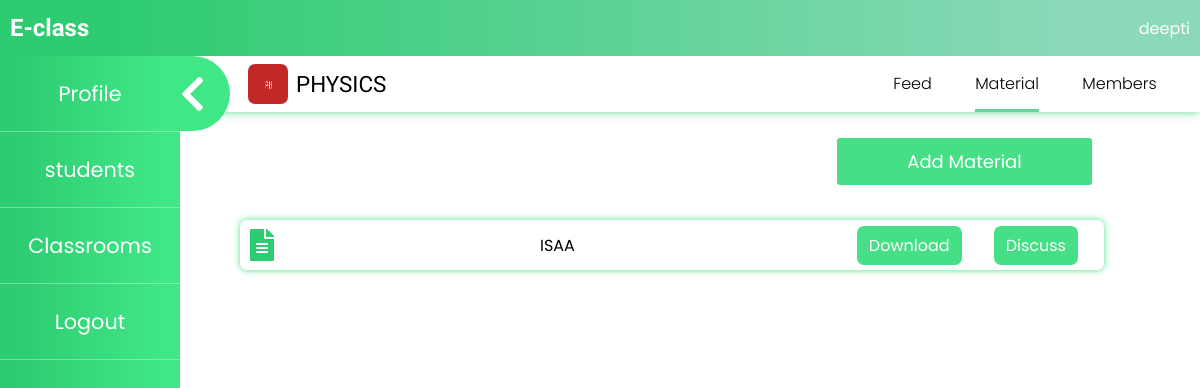
Screenshot of /classroom/2/material/ (signed in) with the database file from the repository.
### learnerApp/models.py (models this page shows, shortened)
class CustomUser(AbstractBaseUser):
    is_admin = models.BooleanField(default=False)
    is_institute = models.BooleanField(default=False)
    is_faculty = models.BooleanField(default=False)
    is_student = models.BooleanField(default=False)
    user_email = models.EmailField(verbose_name='Email',primary_key=True,unique=True)
    date_created = models.DateTimeField(verbose_name='date created', auto_now_add=True)
    last_login = models.DateTimeField(verbose_name='last login', auto_now=True)
    is_active = models.BooleanField(default=True)
    is_superuser = models.BooleanField(default=False)
    USERNAME_FIELD = 'user_email'
    objects = CustomUserManager()
    def __str__(self):
        if self.is_admin:
            return str(Admin.objects.get(user=self).first_name)
        elif self.is_faculty:
            try:
                return str(Faculty.objects.get(user=self).first_name)
            except:
                None
        elif self.is_institute:
            try:
                return str(Institute.objects.get(user=self).institute_name)
            except:
                None
        elif self.is_student:
            return str(Student.objects.get(user=self).first_name)
        return str(self.user_email)

class Faculty(models.Model):
    user = models.OneToOneField('CustomUser',primary_key=True,on_delete=models.CASCADE)
    faculty_id = models.CharField(max_length=75,verbose_name="Faculty Id",null=True,blank=True)
    first_name = models.CharField(max_length=75,verbose_name="First Name",null=True,blank=True)
    last_name = models.CharField(max_length=75,verbose_name="Last Name",null=True,blank=True)
    faculty_number = models.PositiveIntegerField(verbose_name="Mobile Number",null=True,blank=True)
    institute = models.ForeignKey('Institute',on_delete=models.CASCADE)
    user_image = models.ImageField(upload_to='learnerApp/profile_images/faculty',blank=True)
    class Meta:
        unique_together = [['faculty_id','institute']]

class Classroom(models.Model):
    classroom_id = models.BigAutoField(primary_key=True)
    faculty = models.ForeignKey('Faculty', on_delete=models.CASCADE)
    students = models.ManyToManyField(Student,related_name='classrooms')
    title = models.CharField(max_length=50)
    classroom_image = models.ImageField(upload_to='learnerApp/classsroom_images',blank=True)

class ClassMaterial(models.Model):
    material_id = models.BigAutoField(primary_key=True)
    classroom = models.ForeignKey('Classroom', on_delete=models.CASCADE)
    title = models.CharField(max_length=50)
    material = models.FileField(upload_to='learnerApp/material')
    added_on = models.DateTimeField(auto_now_add=True)

### learnerApp/views.py (the view)
# urls.py: path('classroom/<int:id>/material/',views.classMaterialView,name="classMaterial"),
def classMaterialView(request,id):
    try:
        classroom = Classroom.objects.get(pk=id)
    except:
        return redirect('dashboard')
    extemp = getBasetemp(request)
    materials = ClassMaterial.objects.filter(classroom=classroom)
    print(materials)
    return render(request,'learnerApp/classMaterial.html',context={'id':id,'extemp':extemp,'classroom':classroom,'materials':materials})

### learnerApp/views.py (called while the page is built)
def getBasetemp(request):
    if request.user.is_admin:
        extemp = "learnerApp/adminDashboard.html"
    elif request.user.is_institute:
        extemp = "learnerApp/instituteDashboard.html"
    elif request.user.is_faculty:
        extemp = "learnerApp/facultyDashboard.html"
    elif request.user.is_student:
        extemp = "learnerApp/studentDashboard.html"
    return extemp

### learnerApp/templates/learnerApp/classMaterial.html
{% extends 'learnerApp/classroom.html' %}
{% load static %}
{% block classcss %}
<link rel="stylesheet" href="{% static 'learnerApp/css/classMaterials.css' %}">
{% endblock %}
{% block class-content %}
{% if user.is_faculty %}
<a href="{% url 'addClassMaterial' id=id %}" class="add">Add Material</a>
{% endif %}
<div class="materialList">
    {% for material in materials %}
    <div class="material">
        <i class="fas fa-file-alt"></i>
        <div class="title">{{ material.title }}</div>
        <div class="buttons">
            <a href="{{ material.material.url }}" download>Download</a>
            <a href="{% url 'classMaterialDiscussion' id=id mid=material.material_id %}">Discuss</a>
        </div>
    </div>
    {% endfor %}
</div>
{% endblock %}

### learnerApp/templates/learnerApp/classroom.html (shortened to what this page needs)
{% extends extemp %}
{% load static %}
{% block inncss %} <link rel="stylesheet" href="{% static 'learnerApp/css/classroom.css' %}">
{% block classcss %}{% endblock %}
{% endblock %}
{% block dashboard %}
{% url 'classFeed' id=id as feed_url %}
{% url 'classMaterial' id as material_url %}
{% url 'classMembers' id as members_url %}
    <div class="classNav">
        <div class="name">
            <img src="{{ classroom.classroom_image.url }}" alt="class image">
            <h1>{{ classroom.title }}</h1>
        </div>
        <ul>
            <li class="{% if request.path == feed_url %} active {% endif %}" ><a href="{{ feed_url }}">feed</a></li>
            <li class="{% if material_url in request.path %} active {% endif %}"><a href="{{ material_url }}">material</a></li>
            <li class="{% if request.path == members_url %} active {% endif %}"><a href="{{ members_url }}">Members</a></li>
        </ul>
    </div>
    <div class="class-content">
        {% block class-content %}{% endblock %}
    </div>
{% endblock %}

### learnerApp/templates/learnerApp/base.html (shortened to what this page needs)
{% load static %}
<!DOCTYPE html>
<html lang="en">
<head>
    <link rel="stylesheet" href="{% static 'learnerApp/css/base.css' %}">
    <link rel="stylesheet" href="https://cdnjs.cloudflare.com/ajax/libs/font-awesome/5.15.3/css/all.min.css" />
    {% block css %}{% endblock %}
</head>
<body>
    <nav>
        <h1><a href="{% url 'home' %}">E-class</a></h1>
        {% if user.is_authenticated %}
        <div class="user">
            <div class="username">{{ user }}</div>
        </div>
        {% else %}
            <div class="buttons">
                <button><a href="{% url 'login' %}">Login</a></button>
            </div>
        {% endif %}
    </nav>
    <div class="container">
        {% block content %}{% endblock %}
    </div>
</body>
</html>

### learnerApp/static/learnerApp/css/base.css (style rules this page uses)
body { width: 100%; min-height: 100vh; padding: 0; margin: 0; box-sizing: border-box; font-family: 'Poppins', sans-serif; overflow-x: hidden; }
nav { position: fixed; z-index:100; height: 7vh; width: 100%; top:0; background: -webkit-linear-gradient(.25turn, #2ecc71 10%, #8bd9b9 90%); background: -moz-linear-gradient(.25turn, #2ecc71 10%, #8bd9b9 90%); background: -ms-linear-gradient(.25turn, #2ecc71 10%, #8bd9b9 90%); background: -o-linear-gradient(.25turn, #2ecc71 10%, #8bd9b9 90%); background: linear-gradient(.25turn, #2ecc71 10%, #8bd9b9 90%); display: flex; justify-content: space-between; padding: 0 10px; box-sizing: border-box; align-items: center; color: white; }
nav h1 { font-family: 'Kiwi Maru', serif; }
.buttons { height: 100%; width: 100px; display: flex; justify-content: space-around; align-items: center; }
a { color: inherit; text-decoration: none; }
.container { position: absolute; top:7vh; left:0; width: 100%; height: 100%; }

### learnerApp/static/learnerApp/css/dashboardTemplate.css (style rules this page uses)
.add { position: absolute; right: 10%; top: 9vh; outline: 0; background-color: #47df86; border: 0; padding: 10px 15px; color: white; border-radius: 3px; width: 225px; cursor: pointer; font-size: 18px; transition-duration: 0.25s; margin: 10px auto; display: block; z-index: 20; text-align: center; }

### learnerApp/static/learnerApp/css/classroom.css (style rules this page uses)
.classNav { width: 100%; height: 7vh; display: flex; background-color: rgb(255, 255, 255); box-shadow: 0px 0px 9px 0px #2ecc70bd; position: fixed; top:7vh; left: 0; box-sizing: border-box; padding-left: 5%; align-items: center; transition: 0.5s; justify-content: space-between; z-index: 80; }
.classNav h1 { margin:0; padding:0; font-family: 'Roboto',sans-serif; font-weight: 400; font-size: 1.4em; }
.classNav ul { display: flex; margin: 0; padding:0; list-style: none; width: 350px; font-weight: 300; text-transform: capitalize; justify-content: space-evenly; height: 100%; align-items: center; }
.classNav ul li { height: 100%; box-sizing: border-box; display: block; line-height: 7vh; transition: 0.2s; border-bottom: 0px solid #2ecc70bd; }
.classNav ul li:hover,.classNav ul li.active { border-bottom: 3px solid #2ecc70bd; }
.activeNav .classNav { padding-left: 20%; }
.classNav img { width: 5vh; height: 5vh; margin: 1vh; border-radius: 7px; }
.classNav .name { display: flex; align-items: center; }

### learnerApp/static/learnerApp/css/classMaterials.css (style rules this page uses)
.add { position: absolute; right: 10%; top: 9vh; outline: 0; background-color: #47df86; border: 0; padding: 10px 15px; color: white; border-radius: 3px; width: 225px; cursor: pointer; font-size: 18px; transition-duration: 0.25s; margin: 10px auto; display: block; z-index: 20; text-align: center; }
.material { width: 90%; height: 50px; margin: 20px 0; border-radius: 7px; box-shadow: 0px 0px 7px 0px #47df86; box-sizing: border-box; padding: 10px; display: flex; justify-content: space-between; align-items: center; }
.material i { font-size: 2em; color: #2ecc71; border-radius: 7px; }
.materialList { margin: 13vh 0; }
.material div { width:30%; text-align: center; }
.material a { background-color: #47df86; border: 0; padding: 7px 12px; color: white; text-align: center; border-radius: 7px; }

### rows the page displays
CustomUser: is_admin+is_faculty+user_email "deepti"
Classroom: classroom_image (picture), title "PHYSICS"
ClassMaterial: title "ISAA"
